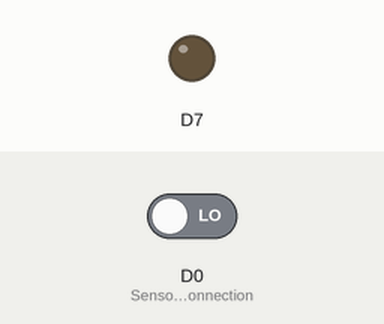
Simulated run of this sketch. Board: Particle Photon. On the bench: output pins drawn as LEDs (lit = HIGH). The inputs (shaded band) are chosen by the test bench; at power-on: D0 (Sensor_output_connection) LOW.

Above: at 1.2 s.
1.3 s: D0 (Sensor_output_connection) driven HIGH
At 1.7 s:
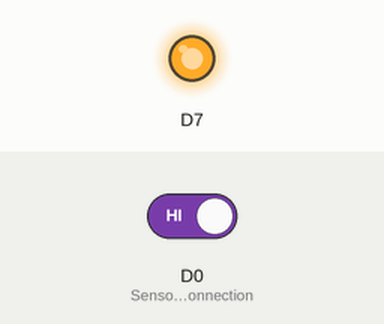
Timing chart, 0 to 4.3 s (numbered marks = the images above; inputs shaded):
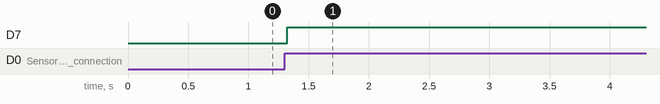

Measured:
- after the input at 1.3 s, D7: LOW → HIGH at once

The sketch:

motion.ino
```cpp
void setup() {
    pinMode(D0, INPUT); //Sensor output connection pin
    pinMode(D7, OUTPUT);
}

void loop() {
    if (digitalRead(D0) == HIGH) {   //Check to see if the sensor is active (HIGH)
        Particle.publish("MotionAlert", "high", 60, PRIVATE); //Push the alert to the particle cloud
        digitalWrite(D7, HIGH); //Visual check on Particle to see if the sensor has been triggered using onboard LED
        while (digitalRead(D0) == HIGH); // hang tight here until motion stops
    }
}
```
